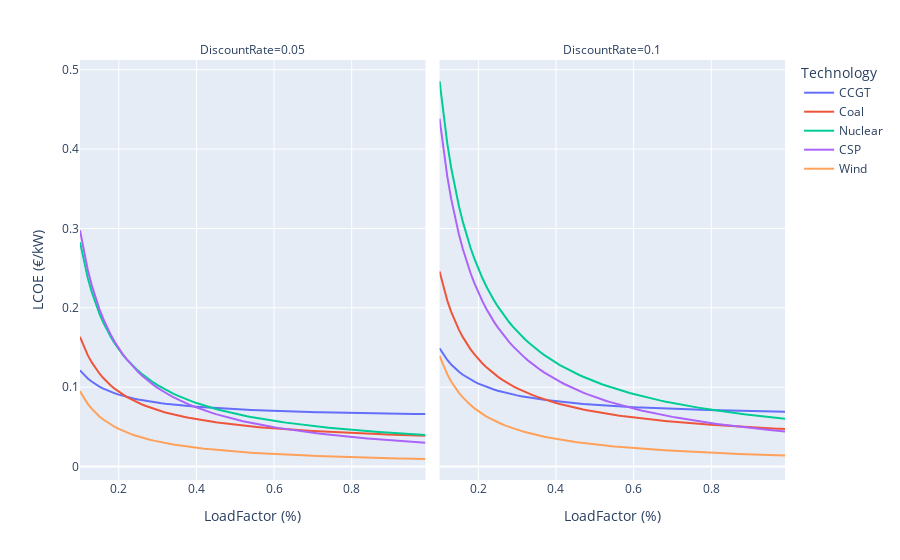

The cell this chart's notebook holds for it:
### Markdown cell above
First, we'll use our new function to compare multiple technologies under their central operating characteristics, and explore how that changes under different discount rates. Run the folowing cell to pass all of the input values for each technology to the function. Give it a minute and you will se a plot below.

### Code cell
# Here we create an array of load factors from 0.1 to 1.0 in steps of 0.01
load_factors = np.arange(0.1, 1.0, 0.01)
# We set the discount rate to a fixed value for the moment
discount_rate = [0.05, 0.1] # %

# CCGT plant parameters
technical_lifetime = [25] # years
station_size = [750000]  # kW
fuel_price = [0.03] # €/kWh
overnight_cost = [750]  # €/kW
fixed_om_cost = [3.0] # €/kW
fuel_efficiency = [0.5]

ccgt_results = lcoe_params(
    station_size, overnight_cost, fixed_om_cost, load_factors, fuel_efficiency, 
    fuel_price, discount_rate, technical_lifetime, technology='CCGT')

# Coal plants
technical_lifetime = [35] # years
station_size = [1000000] # kW
fuel_price = [0.01] # €/kWh
overnight_cost = [2000]  # €/kW
fixed_om_cost = [5.0] # €/kW
fuel_efficiency = [0.4]

coal_results = lcoe_params(
    station_size, overnight_cost, fixed_om_cost, load_factors, fuel_efficiency, 
    fuel_price, discount_rate, technical_lifetime, technology='Coal')

# Nuclear plants
technical_lifetime = [50] # years
station_size = [1200000] # kW
fuel_price = [0.005] # €/kWh
overnight_cost = [4500]  # €/kW
fixed_om_cost = [2.0] # €/kW
fuel_efficiency = [0.4]

nuclear_results = lcoe_params(
    station_size, overnight_cost, fixed_om_cost, load_factors, fuel_efficiency, 
    fuel_price, discount_rate, technical_lifetime, technology='Nuclear')

# Concentrating solar power
technical_lifetime = [25] # years
station_size = [500000] # kW
fuel_price = [0.0] # €/kWh
overnight_cost = [3785]  # €/kW
fixed_om_cost = [5.0] # €/kW
fuel_efficiency = [1.0]

csp_results = lcoe_params(
    station_size, overnight_cost, fixed_om_cost, load_factors, fuel_efficiency, 
    fuel_price, discount_rate, technical_lifetime, technology='CSP')

# Wind turbines
technical_lifetime = [25] # years
station_size = [200000] # kW
fuel_price = [0.0] # €/kWh
overnight_cost = [1200]  # €/kW
fixed_om_cost = [2.0] # €/kW
fuel_efficiency = [1.0]

wind_results = lcoe_params(
    station_size, overnight_cost, fixed_om_cost, load_factors, fuel_efficiency, 
    fuel_price, discount_rate, technical_lifetime, technology='Wind')


plotting = pd.DataFrame(ccgt_results + coal_results + nuclear_results + csp_results + wind_results)
px.line(plotting, x='LoadFactor', y='LCOE', color='Technology', facet_col='DiscountRate',
        labels={'LoadFactor': 'LoadFactor (%)', 'LCOE': 'LCOE (€/kW)'})
